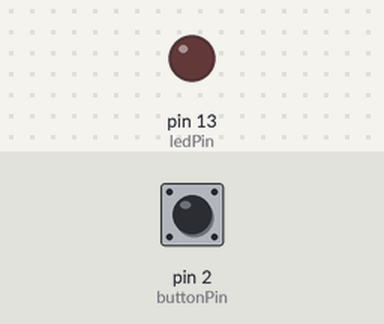
Bench run of a sketch on a simulated Arduino Uno, built with avr-gcc and run on an emulated ATmega328P. On the bench: output pins drawn as LEDs (lit = HIGH). Inputs (shaded band) come from the test bench; at power-on: pin 2 (buttonPin) HIGH.

Above: at 1.2 s.
1.3 s: pin 2 (buttonPin) pulled LOW for 0.15 s
At 1.37 s:
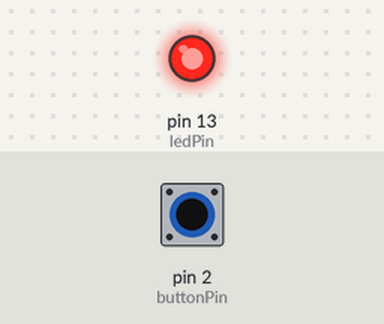
2.9 s: pin 2 (buttonPin) pulled LOW for 3.2 s
At 7.2 s:
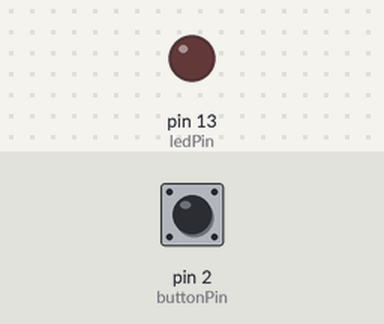
Timing chart, 0 to 8.7 s (numbered marks = the images above; inputs shaded):
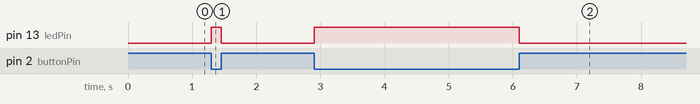

The sketch:

sketch.ino
```cpp
// Pin definitions
int ledPin = 13;
int buttonPin = 2;

void setup() {
  pinMode(ledPin, OUTPUT);
  pinMode(buttonPin, INPUT_PULLUP);  // Enable internal pull-up
}

void loop() {
  int buttonState = digitalRead(buttonPin);

  // Button pressed → LOW (because of pull-up)
  if (buttonState == LOW) {
    digitalWrite(ledPin, HIGH);  // LED ON
  } else {
    digitalWrite(ledPin, LOW);   // LED OFF
  }
}
```

Measured:
- after the input at 1.3 s, pin 13 (ledPin): LOW → HIGH at once, → LOW 0.15 s later
- after the input at 2.9 s, pin 13 (ledPin): LOW → HIGH at once, → LOW 3.2 s later
